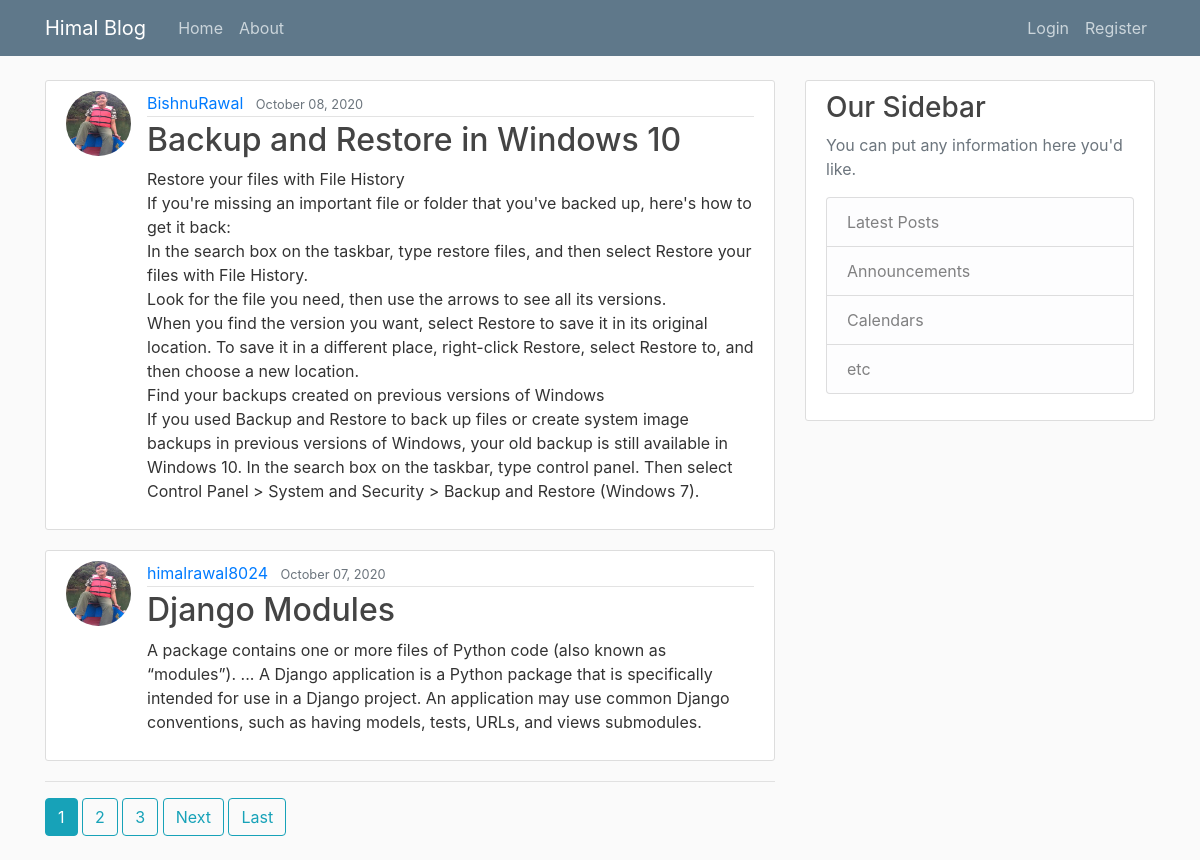
The page / on the database its author committed.
### blog/models.py (models this page shows, shortened)
class Post(models.Model):
    title = models.CharField(max_length=100)
    content = models.TextField()
    date_posted = models.DateTimeField(default=timezone.now)
    author= models.ForeignKey(User,on_delete=models.CASCADE)

### users/models.py (models this page shows, shortened)
class Profile(models.Model):
    user = models.OneToOneField(User,on_delete=models.CASCADE)
    image = models.ImageField(default='default.jpg',upload_to="profile_pics")

### blog/views.py (the view)
# urls.py: path('',PostListView.as_view(),name='blog-home'),
class PostListView(ListView):
    model = Post
    template_name = "blog/home.html" #<app>/<model>_<ViewType>.html default
    context_object_name = "posts"
    ordering = ['-date_posted']
    paginate_by = 2

### blog/templates/blog/home.html (shortened to what this page needs)
{% extends "blog/base.html" %}
{% block content %}
{% for post in posts %}
<article class="media content-section">
  <img class="rounded-circle article-img" src="{{post.author.profile.image.url}}">
    <div class="media-body">
      <div class="article-metadata">
        <a class="mr-2" href="{% url 'user-posts' post.author.username %}">{{ post.author }}</a>
        <small class="text-muted">{{ post.date_posted|date:"F d, Y" }}</small>
      </div>
      <h2><a class="article-title" href="{% url 'post-detail' post.id %}">{{ post.title }}</a></h2>
      <p class="article-content">{{ post.content }}</p>
    </div>
  </article>
  {% endfor %}
   <hr>
    {% if is_paginated %}
      {% for num in page_obj.paginator.page_range %}
        {% if page_obj.number == num %}
          <a class="btn btn-info mb-4" href="?page={{ num }}">{{ num }}</a>
        {% elif num > page_obj.number|add:'-3' and num < page_obj.number|add:'3' %}
          <a class="btn btn-outline-info mb-4" href="?page={{ num }}">{{ num }}</a>
        {% endif %}
      {% endfor %}
      {% if page_obj.has_next %}
        <a class="btn btn-outline-info mb-4" href="?page={{ page_obj.next_page_number }}">Next</a>
        <a class="btn btn-outline-info mb-4" href="?page={{ page_obj.paginator.num_pages }}">Last</a>
      {% endif %}
    {% endif %}
{% endblock %}

### blog/static/blog/main.css (style rules this page uses)
body { background: #fafafa; color: #333333; margin-top: 5rem; }
h1, h2, h3, h4, h5, h6 { color: #444444; }
.content-section { background: #ffffff; padding: 10px 20px; border: 1px solid #dddddd; border-radius: 3px; margin-bottom: 20px; }
.article-title { color: #444444; }
.article-content { white-space: pre-line; }
.article-img { height: 65px; width: 65px; margin-right: 16px; }
.article-metadata { padding-bottom: 1px; margin-bottom: 4px; border-bottom: 1px solid #e3e3e3 }

### rows shown on the page
Post: author.profile.image (picture), author "BishnuRawal", date_posted "October 08, 2020", title "Backup and Restore in Windows 10", content "Restore your files with File History If you're missing an important file or folder that you've backed up, here's how to get it back: In the search box on the taskbar, type restore files, and then select Restore your files with File History. Look for the file you need, then use the arrows to see all its versions. When you find the version you want, select Restore to save it in its original location. To save it in a different place, right-click Restore, select Restore to, and then choose a new location. Find your backups created on previous versions of Windows If you used Backup and Restore to back up files or create system image backups in previous versions of Windows, your old backup is…"
Post: author.profile.image (picture), author "himalrawal8024", date_posted "October 07, 2020", title "Django Modules", content "A package contains one or more files of Python code (also known as “modules”). ... A Django application is a Python package that is specifically intended for use in a Django project. An application may use common Django conventions, such as having models, tests, URLs, and views submodules."

### other values the page prints
{{ num }} "1"
{{ num }} "2" "3"
